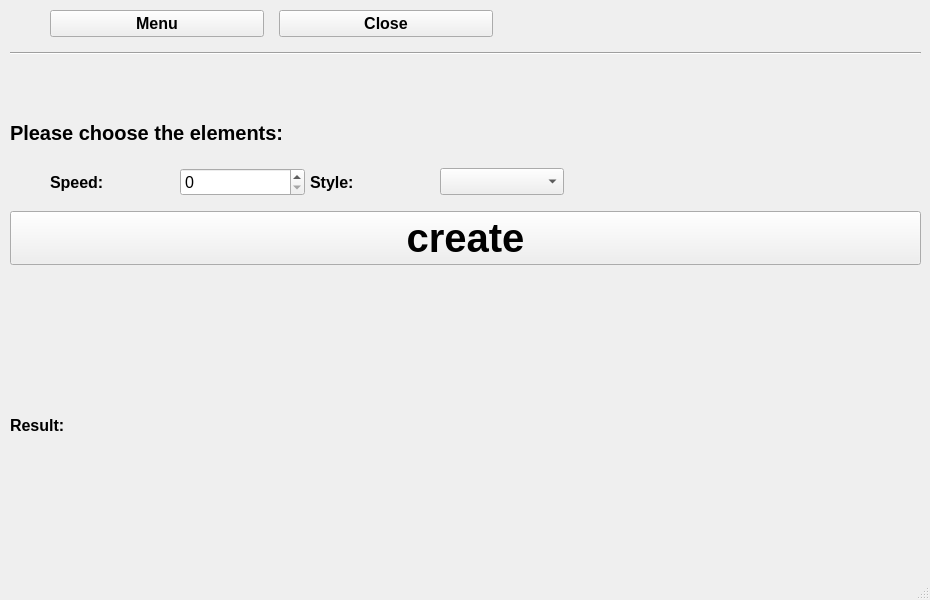
<?xml version="1.0" encoding="UTF-8"?>
<ui version="4.0">
 <class>MainWindow</class>
 <widget class="QMainWindow" name="MainWindow">
  <property name="geometry">
   <rect>
    <x>0</x>
    <y>0</y>
    <width>930</width>
    <height>600</height>
   </rect>
  </property>
  <property name="minimumSize">
   <size>
    <width>930</width>
    <height>600</height>
   </size>
  </property>
  <property name="maximumSize">
   <size>
    <width>930</width>
    <height>600</height>
   </size>
  </property>
  <property name="windowTitle">
   <string>MainWindow</string>
  </property>
  <property name="styleSheet">
   <string notr="true"/>
  </property>
  <widget class="QWidget" name="centralwidget">
   <widget class="QWidget" name="">
    <property name="geometry">
     <rect>
      <x>10</x>
      <y>10</y>
      <width>911</width>
      <height>561</height>
     </rect>
    </property>
    <layout class="QVBoxLayout" name="verticalLayout" stretch="20,1,10,10,20,30,70">
     <property name="spacing">
      <number>15</number>
     </property>
     <property name="sizeConstraint">
      <enum>QLayout::SetDefaultConstraint</enum>
     </property>
     <item>
      <layout class="QHBoxLayout" name="hbox_tools" stretch="0,2,2,4">
       <item>
        <spacer name="horizontalSpacer_4">
         <property name="orientation">
          <enum>Qt::Horizontal</enum>
         </property>
         <property name="sizeHint" stdset="0">
          <size>
           <width>40</width>
           <height>20</height>
          </size>
         </property>
        </spacer>
       </item>
       <item>
        <widget class="QPushButton" name="pushButton_menu">
         <property name="font">
          <font>
           <family>Arial</family>
           <pointsize>12</pointsize>
           <weight>75</weight>
           <bold>true</bold>
          </font>
         </property>
         <property name="text">
          <string>Menu</string>
         </property>
        </widget>
       </item>
       <item>
        <widget class="QPushButton" name="pushButton_close">
         <property name="font">
          <font>
           <family>Arial</family>
           <pointsize>12</pointsize>
           <weight>75</weight>
           <bold>true</bold>
          </font>
         </property>
         <property name="text">
          <string>Close</string>
         </property>
        </widget>
       </item>
       <item>
        <spacer name="horizontalSpacer">
         <property name="orientation">
          <enum>Qt::Horizontal</enum>
         </property>
         <property name="sizeHint" stdset="0">
          <size>
           <width>40</width>
           <height>20</height>
          </size>
         </property>
        </spacer>
       </item>
      </layout>
     </item>
     <item>
      <widget class="Line" name="line">
       <property name="orientation">
        <enum>Qt::Horizontal</enum>
       </property>
      </widget>
     </item>
     <item>
      <spacer name="verticalSpacer">
       <property name="orientation">
        <enum>Qt::Vertical</enum>
       </property>
       <property name="sizeHint" stdset="0">
        <size>
         <width>20</width>
         <height>40</height>
        </size>
       </property>
      </spacer>
     </item>
     <item>
      <widget class="QLabel" name="label">
       <property name="font">
        <font>
         <family>Arial</family>
         <pointsize>15</pointsize>
         <weight>75</weight>
         <bold>true</bold>
        </font>
       </property>
       <property name="text">
        <string>Please choose the elements:</string>
       </property>
      </widget>
     </item>
     <item>
      <layout class="QHBoxLayout" name="hbox_choose" stretch="0,5,5,7">
       <property name="spacing">
        <number>5</number>
       </property>
       <item>
        <spacer name="horizontalSpacer_3">
         <property name="orientation">
          <enum>Qt::Horizontal</enum>
         </property>
         <property name="sizeHint" stdset="0">
          <size>
           <width>40</width>
           <height>20</height>
          </size>
         </property>
        </spacer>
       </item>
       <item>
        <layout class="QHBoxLayout" name="horizontalLayout">
         <item>
          <widget class="QLabel" name="label_speed">
           <property name="font">
            <font>
             <family>Arial</family>
             <pointsize>12</pointsize>
             <weight>75</weight>
             <bold>true</bold>
            </font>
           </property>
           <property name="text">
            <string>Speed:</string>
           </property>
          </widget>
         </item>
         <item>
          <widget class="QSpinBox" name="spinBox_speed">
           <property name="font">
            <font>
             <family>Arial</family>
             <pointsize>12</pointsize>
            </font>
           </property>
          </widget>
         </item>
        </layout>
       </item>
       <item>
        <layout class="QHBoxLayout" name="horizontalLayout_2">
         <item>
          <widget class="QLabel" name="label_style">
           <property name="font">
            <font>
             <family>Arial</family>
             <pointsize>12</pointsize>
             <weight>75</weight>
             <bold>true</bold>
            </font>
           </property>
           <property name="text">
            <string>Style:</string>
           </property>
          </widget>
         </item>
         <item>
          <widget class="QComboBox" name="comboBox_style">
           <property name="font">
            <font>
             <family>Arial</family>
             <pointsize>12</pointsize>
             <weight>75</weight>
             <bold>true</bold>
            </font>
           </property>
          </widget>
         </item>
        </layout>
       </item>
       <item>
        <spacer name="horizontalSpacer_2">
         <property name="orientation">
          <enum>Qt::Horizontal</enum>
         </property>
         <property name="sizeHint" stdset="0">
          <size>
           <width>40</width>
           <height>20</height>
          </size>
         </property>
        </spacer>
       </item>
      </layout>
     </item>
     <item>
      <widget class="QPushButton" name="pushButton_create">
       <property name="font">
        <font>
         <family>Arial</family>
         <pointsize>30</pointsize>
         <weight>75</weight>
         <bold>true</bold>
        </font>
       </property>
       <property name="styleSheet">
        <string notr="true">QPushBotton{

background-color:green

}</string>
       </property>
       <property name="text">
        <string>create</string>
       </property>
      </widget>
     </item>
     <item>
      <layout class="QHBoxLayout" name="hbox_result" stretch="1,10">
       <item>
        <widget class="QLabel" name="label_result">
         <property name="font">
          <font>
           <family>Arial</family>
           <pointsize>12</pointsize>
           <weight>75</weight>
           <bold>true</bold>
          </font>
         </property>
         <property name="text">
          <string>Result:</string>
         </property>
        </widget>
       </item>
       <item>
        <widget class="QLabel" name="label_result_container">
         <property name="text">
          <string/>
         </property>
        </widget>
       </item>
      </layout>
     </item>
    </layout>
   </widget>
  </widget>
  <widget class="QMenuBar" name="menubar">
   <property name="geometry">
    <rect>
     <x>0</x>
     <y>0</y>
     <width>930</width>
     <height>22</height>
    </rect>
   </property>
  </widget>
  <widget class="QStatusBar" name="statusbar"/>
 </widget>
 <resources/>
 <connections/>
</ui>
